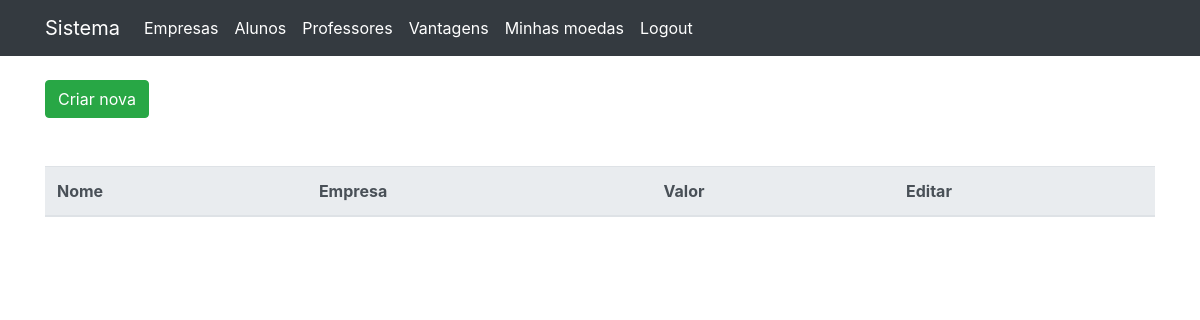
The app's page /vantagens (signed in), older data.
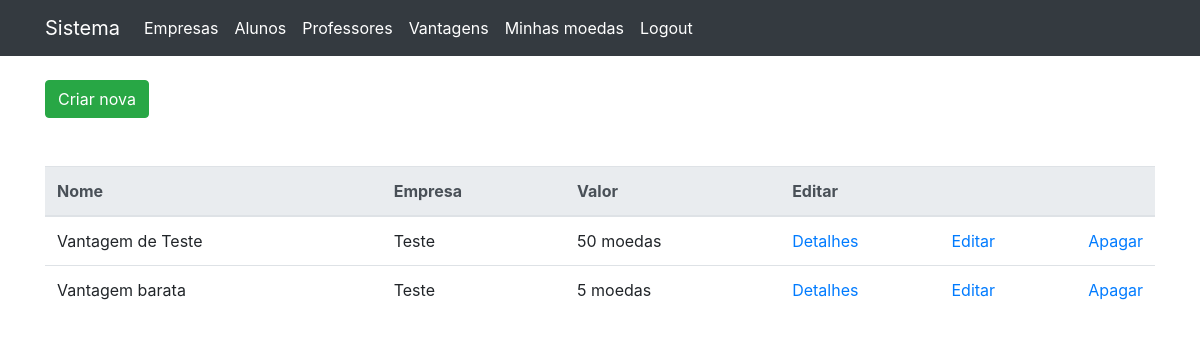
The same page, newer data.
### coin_system/models.py (models this page shows, shortened)
class Vantagem(models.Model):
    nome = models.CharField(max_length=120)
    descricao = models.TextField()
    foto = models.CharField(max_length=360, default='', blank=True, null=True)
    empresa = models.ForeignKey(Empresa, on_delete=models.CASCADE)
    valor = models.IntegerField(default=0)

class Empresa(models.Model):
    user = models.OneToOneField(User, on_delete=models.CASCADE, blank=True, null=True)
    nome = models.CharField(max_length=120)

### coin_system/view_classes/vantagem.py (the view)
# urls.py: path('vantagens', vantagem.VantagemListView.as_view(), name='vantagem-list'),
class VantagemListView(ListView):
    model = Vantagem
    template_name = 'vantagem/list.html'
    context_object_name = 'vantagens'
    paginate_by = 5
    def get_context_data(self, **kwargs):
        context = super(VantagemListView, self).get_context_data(**kwargs)
        vantagens = self.get_queryset()
        page = self.request.GET.get('page')
        paginator = Paginator(vantagens, self.paginate_by)
        try:
            vantagens = paginator.page(page)
        except PageNotAnInteger:
            vantagens = paginator.page(1)
        except EmptyPage:
            vantagens = paginator.page(paginator.num_pages)
        context['vantagens'] = vantagens
        return context

### coin_system/templates/vantagem/list.html (shortened to what this page needs)
{% extends "base.html" %}
{% block container %}
{% if request.user.is_superuser %}
    <a href="{% url 'vantagem-new' %}" class="btn btn-success mb-5">Criar nova</a>
{% endif %}
<table class="table">
    <tr>
        <thead class="thead-light">
            <tr>
                <th scope="col">Nome</th>
                <th scope="col">Empresa</th>
                <th scope="col">Valor</th>
                {% if request.user.is_superuser or request.user.empresa %}
                    <th scope="col">Editar</th>
                {% endif %}
            </tr>
        </thead>
        <tbody>
            {% for vantagem in vantagens %}
            <tr>
                <td>{{vantagem.nome}}</td>
                <td>{{vantagem.empresa.nome}}</td>
                <td>{{vantagem.valor}} moedas</td>
                {% if request.user.is_superuser or request.user.empresa %}
                    <td class="d-flex flex-row justify-content-between">
                        <a href="{% url 'vantagem-details' vantagem.pk %}">Detalhes</a>
                        {% if request.user.is_superuser %}
                            <a href="{% url 'vantagem-update' vantagem.pk %}">Editar</a>
                        {% endif %}
                        <a href="{% url 'vantagem-delete' vantagem.pk %}">Apagar</a>
                    </td>
                {% endif %}
            </tr>
            {% endfor %}
        </tbody>
</table>
{% endblock %}

Row changes from the older to the newer data that the page shows:
added Vantagem: nome "Vantagem de Teste", empresa.nome "Teste", valor "50"
added Vantagem: nome "Vantagem barata", empresa.nome "Teste", valor "5"
